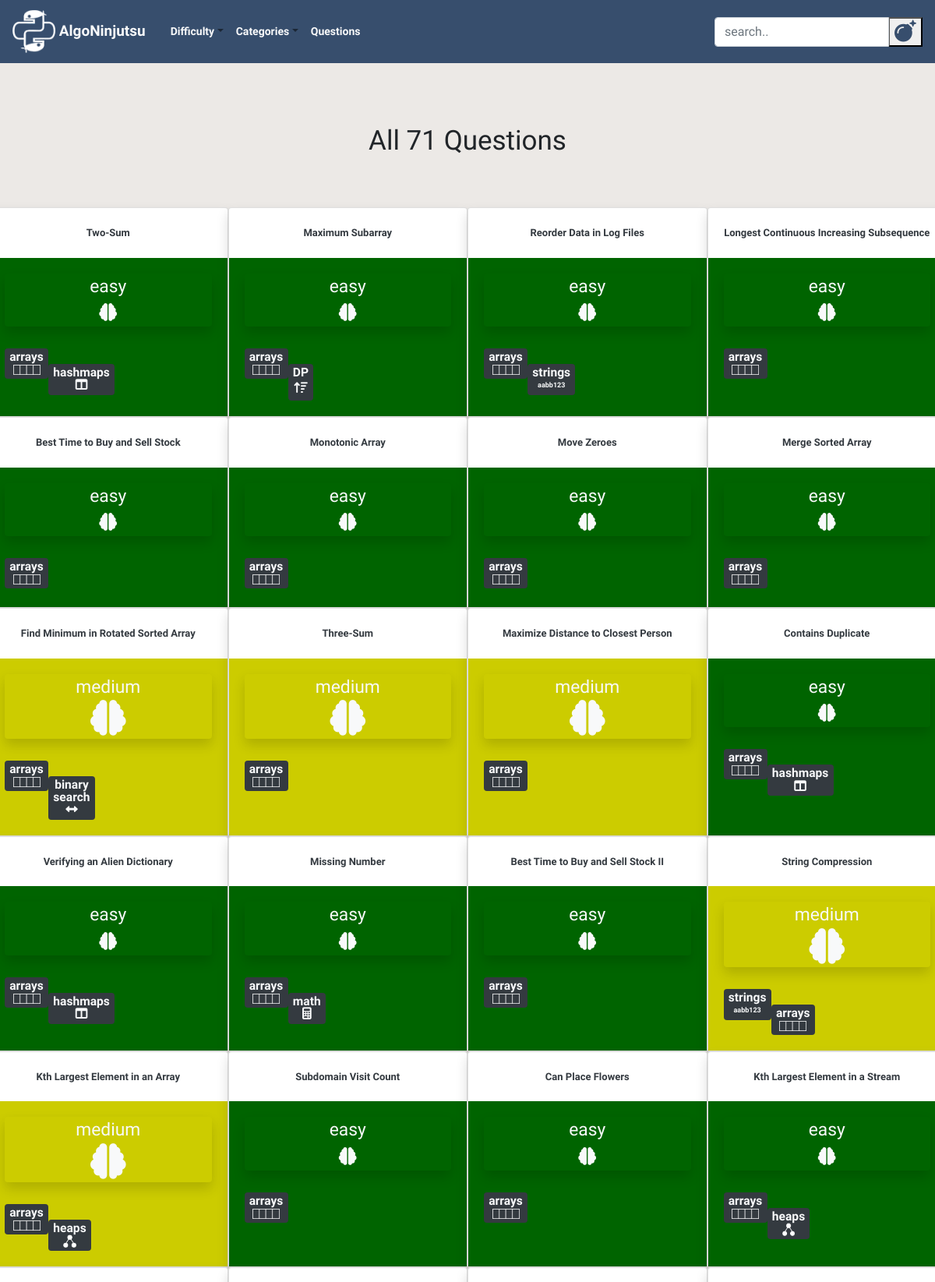
The app's page /questions/category/arrays/ (upper part) with its own data.
### blog/models.py (models this page shows, shortened)
class Post(models.Model):
    author = models.TextField()
    title = RichTextField()
    category = models.TextField(choices = CATEGORY_CHOICES, default = 'arrays')
    alt_category = models.TextField(choices = CATEGORY_CHOICES, blank=True, null = True)
    difficulty = models.TextField(choices = DIFFICULTY_CHOICES, default = 'easy')
    description = RichTextField()
    text = RichTextField()
    explanation = RichTextField()
    additional_notes = RichTextField(blank=True, null = True)
    published_date = models.DateTimeField(blank=True, null=True)

### blog/views.py (the view)
# urls.py: path('questions/category/<str:category>/', views.CategoryPostListView.as_view(), name='category_post_list'),
class CategoryPostListView(ListView):
    model = Post
    def get_queryset(self, *args, **kwargs):
        category = self.kwargs.get('category')
        main_category = Post.objects.filter(category = category)
        alt_category = Post.objects.filter(alt_category = category)
        questions = Post.objects.filter(title__contains = category)
        categories = main_category | alt_category | questions
        return categories

### blog/static/templates/blog/post_list.html (shortened to what this page needs)
{% extends 'blog/base.html' %}
{% load static %}
{% block content %}
<div class="postlist col-md-12">
    {% if not post_list.count %}
    <h1 class = "counter my-5" align = "center">No Questions Found</h1>
    <br><br>
    {% elif post_list.count == 1 %}
    <h1 class = "counter my-3" align="center">{{post_list.count}} Question</h1>
    <br><br>
    {% else %}
    <h1 class = "counter my-3" align="center">All {{post_list.count}} Questions</h1>
    <br><br>
    {% endif %}
  <div class="row">
  {% for post in post_list %}
  <div class="card shadow" style="width: 25%">
    <br>
    <h3 align="center"><a class="check text-dark" style = "font-size:13px;" href="{% url 'post_detail' pk=post.pk %}">
      <b>{{ post.title|safe }}</b></a></h3>
    {% if post.difficulty == "easy" %}
    <div class="card-body" style="background-color: rgb(0,100,0)">
    {% elif post.difficulty == "medium" %}
    <div class="card-body" style="background-color: rgb(204,204,0)">
    {% elif post.difficulty == "hard" %}
    <div class="card-body" style="background-color: rgb(128,0,0)"">
    {% endif %}
      <div class="postdifficulty text-light shadow rounded"align="center">
        <a class="text-light" href="{% url 'difficulty_post_list' difficulty=post.difficulty %}">
        {{post.difficulty}}
        <br>
        {% if post.difficulty == "medium" %}
        <i class="fas fa-brain fa-2x"></i>
        {% elif post.difficulty == "hard" %}
        <i class="fas fa-brain fa-3x"></i>
        {% else %}
        <i class="fas fa-brain"></i>
        {% endif %}
        </a>
      </div>
      <br>
        <div class="category text-light badge badge-dark my-1">
        <a class="text-light" href="{% url 'category_post_list' category=post.category %}">
        {% if post.category != "linked lists" and post.category != "binary search"%}
        <h8>{{post.category}}</h8>
        {% endif %}
        <br>
        {% if post.category == "linked lists" %}
        <img src="{% static 'images/thumbnail_image8.png' %}" width="45" height="12">
        {% elif post.category == "backtracking" %}
        <i class="fas fa-trash-restore"></i>
        {% elif post.category == "trees" %}
        <img src="{% static 'images/thumbnail_image5.png' %}" width="16.5" height="16.5">
        {% elif post.category == "arrays" %}
        <img src="{% static 'images/thumbnail_image7.png' %}" width="35" height="13">
        {% elif post.category == "strings" %}
        <p class= "my-1" style = "font-size: 9px; font: verdana;"><b>aabb123</b></p>
        {% elif post.category == "hashsets" %}
        <i class="fas fa-table"></i>
        {% elif post.category == "hashmaps" %}
        <i class="fas fa-columns"></i>
        {% elif post.category == "DP" %}
        <i class="my-1 fas fa-sort-amount-up"></i>
        {% elif post.category == "math" %}
        <i class="fas fa-calculator"></i>
        {% elif post.category == "graphs" %}
        <i class="fas fa-th"></i>
        {% elif post.category == "stacks" %}
        <i class="fas fa-angle-double-up"></i>
        {% elif post.category == "queues" %}
        <i class="fas fa-angle-double-right"></i>
        {% elif post.category == "recursion" %}
        <i class="fas fa-infinity"></i>
        {% elif post.category == "tries" %}
        <img src="{% static 'images/thumbnail_image6.png' %}" width="25.3" height="22">
        {% elif post.category == "binary" %}
        <p class= "my-1" style = "font-size: 8px; font: verdana;"><b>01101001</b></p>
        {% elif post.category == "binary search" %}
        <i class="fas fa-arrows-alt-h"></i>
        {% elif post.category == "heaps" %}
        <img src="{% static 'images/thumbnail_image5.png' %}" width="16.5" height="16.5">
        {% endif %}
        </a>
        </div>
        <br>
        {% if post.alt_category %}
        <div class="alt_category text-light badge badge-dark">
        {% else %}
        <div class="alt_category text-light">
        {% endif %}
        <a class="text-light" href="{% url 'category_post_list' category=post.alt_category %}">
          {% if post.alt_category == "linked lists" %}
          <h8>linked <br>lists</h8>
          {% elif post.alt_category == "binary search" %}
          <h8>binary <br>search</h8>
          {% endif %}
          {% if post.alt_category and post.alt_category != "linked lists" and post.alt_category != "binary search"%}
          <h8>{{post.alt_category}}</h8>
          {% endif %}
          <br>
        {% if post.alt_category == "linked lists" %}
        <img src="{% static 'images/thumbnail_image8.png' %}" width="45" height="12">
        {% elif post.alt_category == "backtracking" %}
        <i class="fas fa-trash-restore"></i>
        {% elif post.alt_category == "trees" %}
        <img src="{% static 'images/thumbnail_image5.png' %}" width="16.5" height="16.5">
        {% elif post.alt_category == "arrays" %}
        <img src="{% static 'images/thumbnail_image7.png' %}" width="35" height="13">
        {% elif post.alt_category == "hashmaps" %}
        <i class="fas fa-columns"></i>
        {% elif post.alt_category == "DP" %}
        <i class="my-1 fas fa-sort-amount-up"></i>
        {% elif post.alt_category == "math" %}
        <i class="fas fa-calculator"></i>
        {% elif post.alt_category == "graphs" %}
        <i class="fas fa-th fa-2x"></i>
        {% elif post.alt_category == "stacks" %}
        <i class="fas fa-angle-double-up"></i>
        {% elif post.alt_category == "queues" %}
        <i class="fas fa-angle-double-right"></i>
        {% elif post.alt_category == "strings" %}
        <p class= "my-1" style = "font-size: 9px; font: verdana;"><b>aabb123</b></p>
        {% elif post.alt_category == "hashsets" %}
        <i class="fas fa-table"></i>
        {% elif post.alt_category == "recursion" %}
        <i class="fas fa-infinity"></i>
        {% elif post.alt_category == "tries" %}
        <img src="{% static 'images/thumbnail_image6.png' %}" width="25.3" height="22">
        {% elif post.alt_category == "heaps" %}
        <img src="{% static 'images/thumbnail_image5.png' %}" width="16.5" height="16.5">
        {% elif post.alt_category == "binary" %}
        <p class= "my-1" style = "font-size: 9px; font: verdana;"><b>01101001</b></p>
        {% elif post.alt_category == "binary search" %}
        <i class="fas fa-arrows-alt-h"></i>
        {% endif %}
        </a>
        </div>
    </div>
  </div>
  {% endfor %}
  </div>
</div>
{% endblock %}

### blog/static/css/blog.css (style rules this page uses)
body { font-family: 'Special Elite', cursive; background: #ECE9E6; background: -webkit-linear-gradient(to bottom, #FFFFFF, #ECE9E6); overflow-x: hidden; max-width: 100%; }
img { max-width:100%; }
.postdifficulty { font-size: 1.9vmin !important; }
.counter { font-family: 'Rock Salt', cursive; font-size: 35px; }
.category { float:left; font-size: 1.3vmin !important; }
.alt_category { font-size: 1.3vmin !important; float:left; }
.card { transition: 1.5s; }
.card:not(:first-child) { margin-down: -10px; }

### records on screen
Post: title "Two-Sum", difficulty "easy", category "arrays", alt_category "hashmaps"
Post: title "Maximum Subarray", difficulty "easy", category "arrays", alt_category "DP"
Post: title "Reorder Data in Log Files", difficulty "easy", category "arrays", alt_category "strings", shows "aabb123"
Post: title "Longest Continuous Increasing Subsequence", difficulty "easy", category "arrays"
Post: title "Best Time to Buy and Sell Stock", difficulty "easy", category "arrays"
Post: title "Monotonic Array", difficulty "easy", category "arrays"
Post: title "Move Zeroes", difficulty "easy", category "arrays"
Post: title "Merge Sorted Array", difficulty "easy", category "arrays"
Post: title "Find Minimum in Rotated Sorted Array", difficulty "medium", category "arrays", alt_category "binary"
Post: title "Three-Sum", difficulty "medium", category "arrays"
Post: title "Maximize Distance to Closest Person", difficulty "medium", category "arrays"
Post: title "Contains Duplicate", difficulty "easy", category "arrays", alt_category "hashmaps"
Post: title "Verifying an Alien Dictionary", difficulty "easy", category "arrays", alt_category "hashmaps"
Post: title "Missing Number", difficulty "easy", category "arrays", alt_category "math"
Post: title "Best Time to Buy and Sell Stock II", difficulty "easy", category "arrays"
Post: title "String Compression", difficulty "medium", category "strings", shows "aabb123", alt_category "arrays"
Post: title "Kth Largest Element in an Array", difficulty "medium", category "arrays", alt_category "heaps"
Post: title "Subdomain Visit Count", difficulty "easy", category "arrays"
Post: title "Can Place Flowers", difficulty "easy", category "arrays"
Post: title "Kth Largest Element in a Stream", difficulty "easy", category "arrays", alt_category "heaps"

### other values on screen
{{ post_list.count }} "71"
